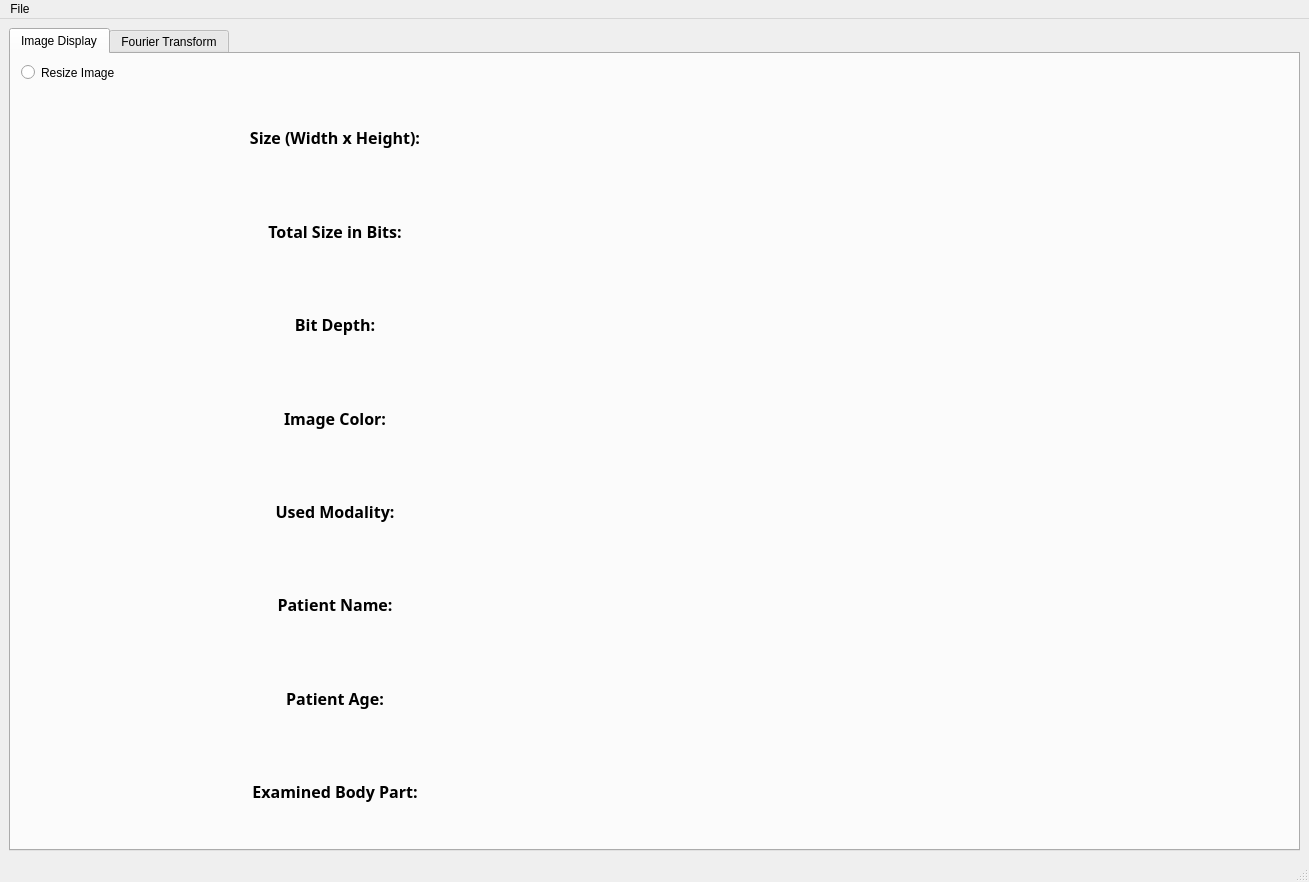
<?xml version="1.0" encoding="UTF-8"?>
<ui version="4.0">
 <class>MainWindow</class>
 <widget class="QMainWindow" name="MainWindow">
  <property name="geometry">
   <rect>
    <x>0</x>
    <y>0</y>
    <width>1309</width>
    <height>882</height>
   </rect>
  </property>
  <property name="windowTitle">
   <string>MainWindow</string>
  </property>
  <widget class="QWidget" name="centralwidget">
   <layout class="QGridLayout" name="gridLayout_2">
    <item row="0" column="0">
     <widget class="QTabWidget" name="fourierTransformDisplayTab">
      <property name="currentIndex">
       <number>0</number>
      </property>
      <widget class="QWidget" name="imageDisplayTab">
       <attribute name="title">
        <string>Image Display</string>
       </attribute>
       <widget class="QRadioButton" name="reisizeImageRadiobutton">
        <property name="geometry">
         <rect>
          <x>10</x>
          <y>10</y>
          <width>1109</width>
          <height>17</height>
         </rect>
        </property>
        <property name="text">
         <string>Resize Image</string>
        </property>
       </widget>
       <widget class="QWidget" name="layoutWidget">
        <property name="geometry">
         <rect>
          <x>10</x>
          <y>40</y>
          <width>1261</width>
          <height>741</height>
         </rect>
        </property>
        <layout class="QGridLayout" name="gridLayout_3">
         <item row="0" column="0">
          <layout class="QGridLayout" name="imageLayout"/>
         </item>
         <item row="0" column="1">
          <layout class="QGridLayout" name="_2">
           <item row="0" column="0">
            <layout class="QVBoxLayout" name="imageTitlesVerticalLayout">
             <item>
              <widget class="QLabel" name="imageSizeTitleLabel">
               <property name="font">
                <font>
                 <family>Sitka Small Semibold</family>
                 <pointsize>12</pointsize>
                 <weight>75</weight>
                 <bold>true</bold>
                </font>
               </property>
               <property name="text">
                <string>Size (Width x Height):</string>
               </property>
               <property name="textFormat">
                <enum>Qt::AutoText</enum>
               </property>
               <property name="alignment">
                <set>Qt::AlignCenter</set>
               </property>
              </widget>
             </item>
             <item>
              <widget class="QLabel" name="imageBitsTitleLabel">
               <property name="font">
                <font>
                 <family>Sitka Small Semibold</family>
                 <pointsize>12</pointsize>
                 <weight>75</weight>
                 <bold>true</bold>
                </font>
               </property>
               <property name="text">
                <string>Total Size in Bits:</string>
               </property>
               <property name="alignment">
                <set>Qt::AlignCenter</set>
               </property>
              </widget>
             </item>
             <item>
              <widget class="QLabel" name="imageBitDepthTitleLabel">
               <property name="font">
                <font>
                 <family>Sitka Small Semibold</family>
                 <pointsize>12</pointsize>
                 <weight>75</weight>
                 <bold>true</bold>
                </font>
               </property>
               <property name="text">
                <string>Bit Depth:</string>
               </property>
               <property name="alignment">
                <set>Qt::AlignCenter</set>
               </property>
              </widget>
             </item>
             <item>
              <widget class="QLabel" name="imageColorTitleLabel">
               <property name="font">
                <font>
                 <family>Sitka Small Semibold</family>
                 <pointsize>12</pointsize>
                 <weight>75</weight>
                 <bold>true</bold>
                </font>
               </property>
               <property name="text">
                <string>Image Color:</string>
               </property>
               <property name="alignment">
                <set>Qt::AlignCenter</set>
               </property>
              </widget>
             </item>
             <item>
              <widget class="QLabel" name="usedModalityTitleLabel">
               <property name="font">
                <font>
                 <family>Sitka Small Semibold</family>
                 <pointsize>12</pointsize>
                 <weight>75</weight>
                 <bold>true</bold>
                </font>
               </property>
               <property name="text">
                <string>Used Modality:</string>
               </property>
               <property name="alignment">
                <set>Qt::AlignCenter</set>
               </property>
              </widget>
             </item>
             <item>
              <widget class="QLabel" name="patientNameTitleLabel">
               <property name="font">
                <font>
                 <family>Sitka Small Semibold</family>
                 <pointsize>12</pointsize>
                 <weight>75</weight>
                 <bold>true</bold>
                </font>
               </property>
               <property name="text">
                <string>Patient Name:</string>
               </property>
               <property name="alignment">
                <set>Qt::AlignCenter</set>
               </property>
              </widget>
             </item>
             <item>
              <widget class="QLabel" name="patientAgeTitleLabel">
               <property name="font">
                <font>
                 <family>Sitka Small Semibold</family>
                 <pointsize>12</pointsize>
                 <weight>75</weight>
                 <bold>true</bold>
                </font>
               </property>
               <property name="text">
                <string>Patient Age:</string>
               </property>
               <property name="alignment">
                <set>Qt::AlignCenter</set>
               </property>
              </widget>
             </item>
             <item>
              <widget class="QLabel" name="bodyPartTitleLabel">
               <property name="font">
                <font>
                 <family>Sitka Small Semibold</family>
                 <pointsize>12</pointsize>
                 <weight>75</weight>
                 <bold>true</bold>
                </font>
               </property>
               <property name="text">
                <string>Examined Body Part:</string>
               </property>
               <property name="alignment">
                <set>Qt::AlignCenter</set>
               </property>
              </widget>
             </item>
            </layout>
           </item>
           <item row="0" column="1">
            <layout class="QVBoxLayout" name="verticalLayout_2">
             <item>
              <widget class="QLabel" name="imageSizeDataLabel">
               <property name="font">
                <font>
                 <pointsize>12</pointsize>
                </font>
               </property>
               <property name="text">
                <string/>
               </property>
               <property name="alignment">
                <set>Qt::AlignCenter</set>
               </property>
              </widget>
             </item>
             <item>
              <widget class="QLabel" name="imageBitsDataLabel">
               <property name="font">
                <font>
                 <pointsize>12</pointsize>
                </font>
               </property>
               <property name="text">
                <string/>
               </property>
               <property name="alignment">
                <set>Qt::AlignCenter</set>
               </property>
              </widget>
             </item>
             <item>
              <widget class="QLabel" name="imageBitDepthDataLabel">
               <property name="font">
                <font>
                 <pointsize>12</pointsize>
                </font>
               </property>
               <property name="text">
                <string/>
               </property>
               <property name="alignment">
                <set>Qt::AlignCenter</set>
               </property>
              </widget>
             </item>
             <item>
              <widget class="QLabel" name="imageColorDataLabel">
               <property name="font">
                <font>
                 <pointsize>12</pointsize>
                </font>
               </property>
               <property name="text">
                <string/>
               </property>
               <property name="alignment">
                <set>Qt::AlignCenter</set>
               </property>
              </widget>
             </item>
             <item>
              <widget class="QLabel" name="usedModalityDataLabel">
               <property name="font">
                <font>
                 <pointsize>12</pointsize>
                </font>
               </property>
               <property name="text">
                <string/>
               </property>
               <property name="alignment">
                <set>Qt::AlignCenter</set>
               </property>
              </widget>
             </item>
             <item>
              <widget class="QLabel" name="patientNameDataLabel">
               <property name="font">
                <font>
                 <pointsize>12</pointsize>
                </font>
               </property>
               <property name="text">
                <string/>
               </property>
               <property name="alignment">
                <set>Qt::AlignCenter</set>
               </property>
              </widget>
             </item>
             <item>
              <widget class="QLabel" name="patientAgeDataLabel">
               <property name="font">
                <font>
                 <pointsize>12</pointsize>
                </font>
               </property>
               <property name="text">
                <string/>
               </property>
               <property name="alignment">
                <set>Qt::AlignCenter</set>
               </property>
              </widget>
             </item>
             <item>
              <widget class="QLabel" name="bodyPartDataLabel">
               <property name="font">
                <font>
                 <pointsize>12</pointsize>
                </font>
               </property>
               <property name="text">
                <string/>
               </property>
               <property name="alignment">
                <set>Qt::AlignCenter</set>
               </property>
              </widget>
             </item>
            </layout>
           </item>
          </layout>
         </item>
        </layout>
       </widget>
      </widget>
      <widget class="QWidget" name="fourierTransformTab">
       <attribute name="title">
        <string>Fourier Transform</string>
       </attribute>
       <widget class="QLabel" name="originalImageLabel">
        <property name="geometry">
         <rect>
          <x>130</x>
          <y>210</y>
          <width>161</width>
          <height>41</height>
         </rect>
        </property>
        <property name="font">
         <font>
          <family>Script MT Bold</family>
          <pointsize>16</pointsize>
          <weight>75</weight>
          <italic>false</italic>
          <bold>true</bold>
         </font>
        </property>
        <property name="text">
         <string>Original Image</string>
        </property>
        <property name="alignment">
         <set>Qt::AlignCenter</set>
        </property>
       </widget>
       <widget class="QWidget" name="gridLayoutWidget_4">
        <property name="geometry">
         <rect>
          <x>440</x>
          <y>50</y>
          <width>391</width>
          <height>331</height>
         </rect>
        </property>
        <layout class="QGridLayout" name="magnitudeBeforeLogGridLayout"/>
       </widget>
       <widget class="QWidget" name="gridLayoutWidget_5">
        <property name="geometry">
         <rect>
          <x>860</x>
          <y>50</y>
          <width>391</width>
          <height>331</height>
         </rect>
        </property>
        <layout class="QGridLayout" name="phaseBeforeLogGridLayout"/>
       </widget>
       <widget class="QWidget" name="gridLayoutWidget_6">
        <property name="geometry">
         <rect>
          <x>440</x>
          <y>450</y>
          <width>391</width>
          <height>331</height>
         </rect>
        </property>
        <layout class="QGridLayout" name="magnitudeAfterLogGridLayout"/>
       </widget>
       <widget class="QWidget" name="gridLayoutWidget_7">
        <property name="geometry">
         <rect>
          <x>860</x>
          <y>450</y>
          <width>391</width>
          <height>331</height>
         </rect>
        </property>
        <layout class="QGridLayout" name="phaseAfterLogGridLayout"/>
       </widget>
       <widget class="QWidget" name="gridLayoutWidget_8">
        <property name="geometry">
         <rect>
          <x>20</x>
          <y>250</y>
          <width>391</width>
          <height>331</height>
         </rect>
        </property>
        <layout class="QGridLayout" name="originalImageGridLayout"/>
       </widget>
       <widget class="QLabel" name="magnitudeBeforeLogLabel">
        <property name="geometry">
         <rect>
          <x>540</x>
          <y>10</y>
          <width>191</width>
          <height>41</height>
         </rect>
        </property>
        <property name="font">
         <font>
          <family>Script MT Bold</family>
          <pointsize>16</pointsize>
          <weight>75</weight>
          <italic>false</italic>
          <bold>true</bold>
         </font>
        </property>
        <property name="text">
         <string>Magnitude before Log</string>
        </property>
        <property name="alignment">
         <set>Qt::AlignCenter</set>
        </property>
       </widget>
       <widget class="QLabel" name="magnitudeAfterLogLabel">
        <property name="geometry">
         <rect>
          <x>540</x>
          <y>410</y>
          <width>191</width>
          <height>41</height>
         </rect>
        </property>
        <property name="font">
         <font>
          <family>Script MT Bold</family>
          <pointsize>16</pointsize>
          <weight>75</weight>
          <italic>false</italic>
          <bold>true</bold>
         </font>
        </property>
        <property name="text">
         <string>Magnitude after Log</string>
        </property>
        <property name="alignment">
         <set>Qt::AlignCenter</set>
        </property>
       </widget>
       <widget class="QLabel" name="phaseAfterLogLabel">
        <property name="geometry">
         <rect>
          <x>960</x>
          <y>410</y>
          <width>191</width>
          <height>41</height>
         </rect>
        </property>
        <property name="font">
         <font>
          <family>Script MT Bold</family>
          <pointsize>16</pointsize>
          <weight>75</weight>
          <italic>false</italic>
          <bold>true</bold>
         </font>
        </property>
        <property name="text">
         <string>Phase after Log</string>
        </property>
        <property name="alignment">
         <set>Qt::AlignCenter</set>
        </property>
       </widget>
       <widget class="QLabel" name="phaseBeforeLoglabel">
        <property name="geometry">
         <rect>
          <x>970</x>
          <y>10</y>
          <width>191</width>
          <height>41</height>
         </rect>
        </property>
        <property name="font">
         <font>
          <family>Script MT Bold</family>
          <pointsize>16</pointsize>
          <weight>75</weight>
          <italic>false</italic>
          <bold>true</bold>
         </font>
        </property>
        <property name="text">
         <string>Phase before Log</string>
        </property>
        <property name="alignment">
         <set>Qt::AlignCenter</set>
        </property>
       </widget>
      </widget>
     </widget>
    </item>
   </layout>
  </widget>
  <widget class="QMenuBar" name="menubar">
   <property name="geometry">
    <rect>
     <x>0</x>
     <y>0</y>
     <width>1309</width>
     <height>21</height>
    </rect>
   </property>
   <widget class="QMenu" name="menuFile">
    <property name="title">
     <string>File</string>
    </property>
    <addaction name="actionOpen_Image"/>
   </widget>
   <addaction name="menuFile"/>
  </widget>
  <widget class="QStatusBar" name="statusbar"/>
  <action name="actionOpen_Image">
   <property name="text">
    <string>Open Image</string>
   </property>
  </action>
 </widget>
 <resources/>
 <connections/>
</ui>
